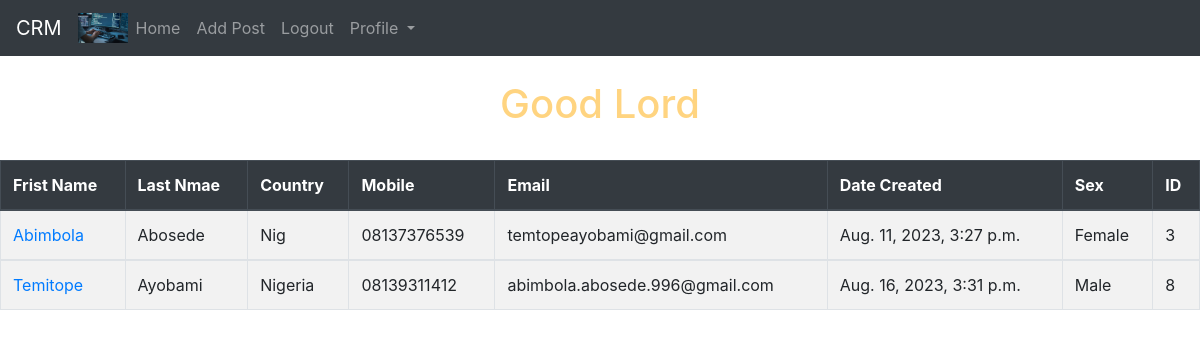
The app's page / (signed in) with its own data.
### crmapp/models.py (models this page shows, shortened)
class School(models.Model):
    first_name = models.CharField(max_length=50)
    last_name = models.CharField(max_length=50)
    address = models.CharField(max_length=70)
    email = models.EmailField()
    date_created = models.DateTimeField(auto_now_add=True)
    country = models.CharField(max_length=50)
    state = models.CharField(max_length=20)
    mobile = models.CharField(max_length=14)
    sex = models.CharField(max_length=6)

### crmapp/views.py (the view)
# urls.py: path('', views.home, name='home'),
def home(request):
    record = School.objects.all()
    if request.method == "POST":
        username = request.POST['username']
        password = request.POST['password']
        user = authenticate(request, username=username, password=password)
        if user is not None:
            login(request, user)
            messages.success(request, "You have been Logged in Successfully!!")
            return redirect('home')
    else:
        return render(request, 'apps/home.html', {'record':record})

### crmapp/templates/apps/home.html (shortened to what this page needs)
 {% extends 'blog/base.html' %}
 {% block content %}
{% if user.is_authenticated %}
<br/>
<div style="text-align:center; color:#ffd480;">
<h1> Good Lord </h1>
</div>
<br/>
<table class="table table-striped table-bordered table-hover">
    <thead class="thead-dark">
      <tr>
        <th scope="col">Frist Name</th>
        <th scope="col">Last Nmae</th>
        <th scope="col">Country</th>
        <th scope="col">Mobile</th>
        <th scope="col">Email</th>
        <th scope="col">Date Created</th>
        <th scope="col">Sex</th>
        <th scope="col">ID</th>
      </tr>
    </thead>
{% if record %}
{% for school in record %}
<tbody>
    <tr>
      <td><a href = "{% url 'detail' school.id %}">{{ school.first_name }}</a></td>
      <td>{{ school.last_name }}</td>
      <td>{{ school.country }}</td>
      <td>{{ school.mobile }}</td>
      <td>{{ school.email }}</td>
      <td>{{ school.date_created }}</td>
     <td>{{ school.sex }}</td>
      <td>{{ school.id }}</td>
    </tr>
{% endfor %}
{% endif %}
</tbody>
</table>
{% endif %}
 {% endblock %}

### records on screen
School: first_name "Abimbola", last_name "Abosede", country "Nig", mobile "08137376539", email "temtopeayobami@gmail.com", date_created "Aug. 11, 2023, 3:27 p.m.", sex "Female", id "3"
School: first_name "Temitope", last_name "Ayobami", country "Nigeria", mobile "08139311412", email "abimbola.abosede.996@gmail.com", date_created "Aug. 16, 2023, 3:31 p.m.", sex "Male", id "8"
